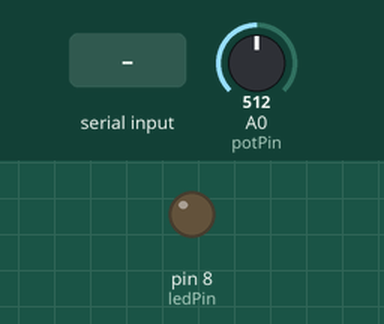
Recording of a sketch running on a simulated Arduino Uno, built with avr-gcc and run on an emulated ATmega328P. Shown: output pins drawn as LEDs (lit = HIGH). The inputs (shaded band) are chosen by the test bench; at power-on: A0 (potPin) = 512. What the sketch prints to the serial monitor is not drawn.

Above: at 1.2 s.
1.3 s: "1" received over Serial
At 1.6 s:
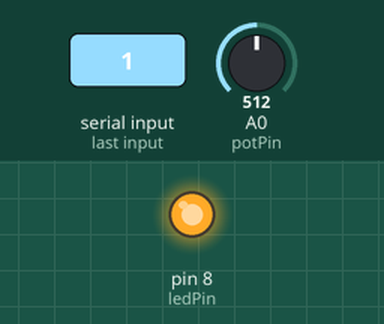
2.8 s: "0" received over Serial
At 4.1 s:
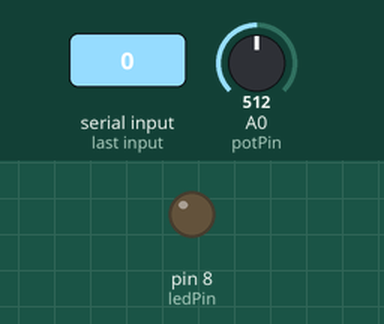
Timing chart, 0 to 5.8 s (numbered marks = the images above; inputs shaded):
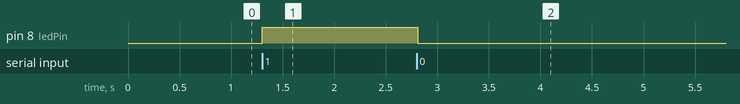

Measured:
- after the input at 1.3 s, pin 8 (ledPin): LOW → HIGH at once
- after the input at 2.8 s, pin 8 (ledPin): HIGH → LOW at once

The sketch:

task1.ino
```cpp
int potPin = A0;
int ledPin = 8;
int potValue = 0;
char command;

void setup() {
  Serial.begin(9600);
  pinMode(ledPin, OUTPUT);
}

void loop() {
  potValue = analogRead(potPin);
  Serial.println(potValue);

  if (Serial.available()) {
    command = Serial.read();
    if (command == '1') digitalWrite(ledPin, HIGH);
    else if (command == '0') digitalWrite(ledPin, LOW);
  }

  delay(100);
}
```
